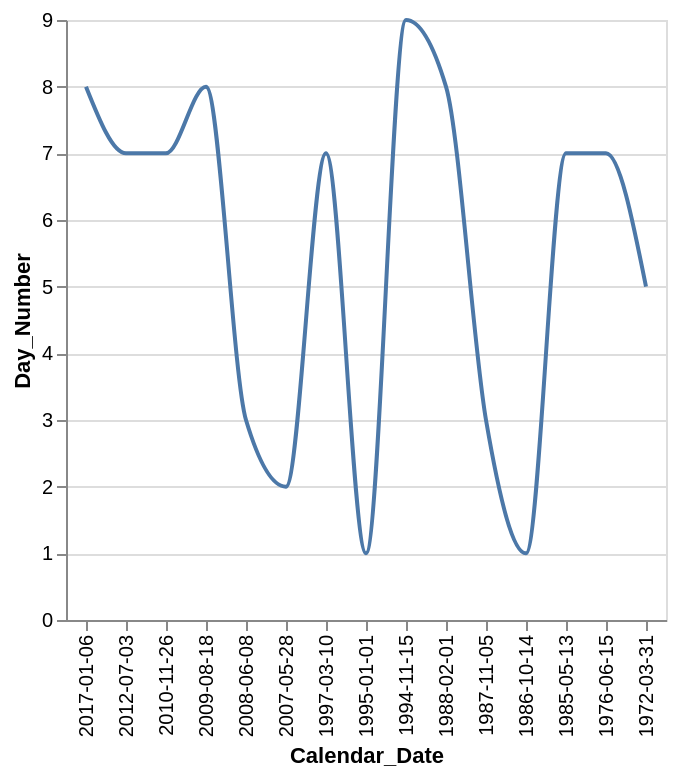

Express this chart as Vega-Lite.
### Vega-Lite specification from a JSON file in a GitHub repository (floating-point values rounded to 4 significant figures)
{"data": {"values": [{"x_data": "2017-01-06", "y_data": 8}, {"x_data": "2012-07-03", "y_data": 7}, {"x_data": "2010-11-26", "y_data": 7}, {"x_data": "2009-08-18", "y_data": 8}, {"x_data": "2008-06-08", "y_data": 3}, {"x_data": "2007-05-28", "y_data": 2}, {"x_data": "1997-03-10", "y_data": 7}, {"x_data": "1995-01-01", "y_data": 1}, {"x_data": "1994-11-15", "y_data": 9}, {"x_data": "1988-02-01", "y_data": 8}, {"x_data": "1987-11-05", "y_data": 3}, {"x_data": "1986-10-14", "y_data": 1}, {"x_data": "1985-05-13", "y_data": 7}, {"x_data": "1976-06-15", "y_data": 7}, {"x_data": "1972-03-31", "y_data": 5}]}, "mark": {"type": "line", "interpolate": "monotone"}, "encoding": {"x": {"field": "x_data", "type": "nominal", "title": "Calendar_Date", "sort": "descending"}, "y": {"field": "y_data", "type": "quantitative", "title": "Day_Number"}}}
